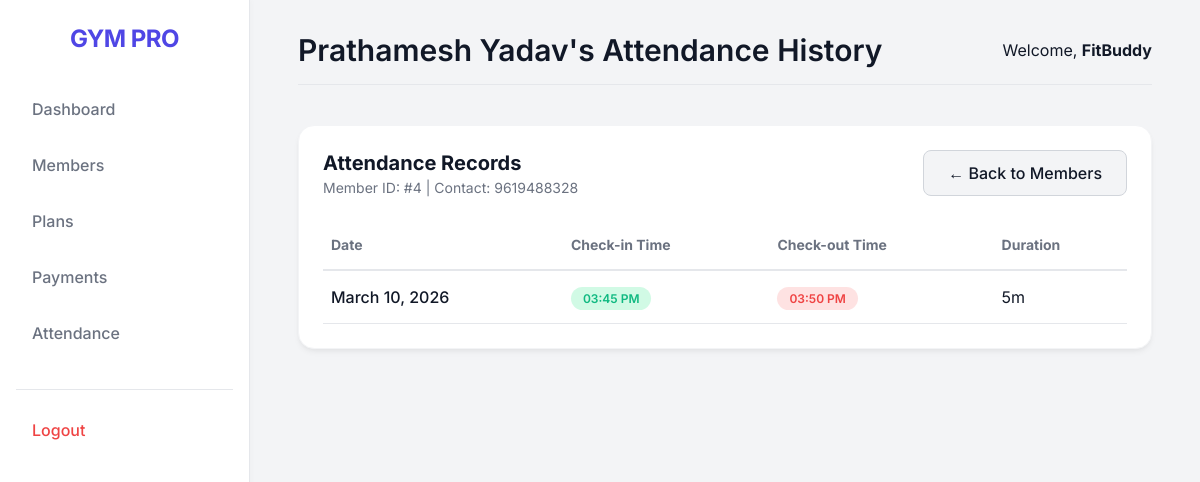
Page /members/4/attendance (signed in) on the committed database.
### app/models.py (models this page shows, shortened)
class Member(db.Model):
    __tablename__ = 'member'
    id = db.Column(db.Integer, primary_key=True)
    full_name = db.Column(db.String(128), nullable=False)
    phone = db.Column(db.String(32), nullable=False)
    email = db.Column(db.String(120))
    join_date = db.Column(db.Date, default=date.today)
    current_plan_id = db.Column(db.Integer, db.ForeignKey('plan.id'))
    plan_expiry_date = db.Column(db.Date)
    user_id = db.Column(db.Integer, db.ForeignKey('staff.id'))
    attendances = db.relationship('Attendance', backref='member', lazy='dynamic')
    payments = db.relationship('Payment', backref='member', lazy='dynamic')
    reminders = db.relationship('Reminder', backref='member', lazy='dynamic', order_by='desc(Reminder.date_sent)')

class User(UserMixin, db.Model):
    __tablename__ = 'staff'
    id = db.Column(db.Integer, primary_key=True)
    username = db.Column(db.String(64), index=True, unique=True, nullable=False)
    email = db.Column(db.String(120), index=True, unique=True, nullable=False)
    password_hash = db.Column(db.String(256), nullable=False)
    plans = db.relationship('Plan', backref='owner', lazy='dynamic')
    members = db.relationship('Member', backref='owner', lazy='dynamic')
    attendances = db.relationship('Attendance', backref='owner', lazy='dynamic')
    payments = db.relationship('Payment', backref='owner', lazy='dynamic')
    expenses = db.relationship('Expense', backref='owner', lazy='dynamic')
    enquiries = db.relationship('Enquiry', backref='owner', lazy='dynamic')
    visitors = db.relationship('Visitor', backref='owner', lazy='dynamic')
    reminders = db.relationship('Reminder', backref='owner', lazy='dynamic')

class Attendance(db.Model):
    __tablename__ = 'attendance'
    id = db.Column(db.Integer, primary_key=True)
    member_id = db.Column(db.Integer, db.ForeignKey('member.id'), nullable=False)
    date = db.Column(db.Date, default=date.today, nullable=False)
    entry_time = db.Column(db.Time, default=lambda: datetime.now().time(), nullable=False)
    exit_time = db.Column(db.Time, nullable=True)
    user_id = db.Column(db.Integer, db.ForeignKey('staff.id'))

### app/routes/members.py (the view)
@bp.route('/<int:id>/attendance')
@login_required
def attendance_history(id):
    member = Member.query.filter_by(id=id, user_id=current_user.id).first_or_404()
    records = Attendance.query.filter_by(member_id=id, user_id=current_user.id).order_by(Attendance.date.desc(), Attendance.entry_time.desc()).all()
    return render_template('members/attendance_history.html', member=member, records=records)

### app/models.py (called while the page is built)
@login.user_loader
def load_user(id):
    return User.query.get(int(id))

### app/templates/members/attendance_history.html
{% extends "base.html" %}
{% block page_title %}{{ member.full_name }}'s Attendance History{% endblock %}
{% block content %}
<div class="card" style="margin-bottom: 2rem;">
    <div style="display: flex; justify-content: space-between; align-items: center; margin-bottom: 1.5rem;">
        <div>
            <h2 style="font-size: 1.25rem;">Attendance Records</h2>
            <p style="color: var(--text-muted); font-size: 0.875rem; margin-top: 0.25rem;">
                Member ID: #{{ member.id }} |
                Contact: {{ member.phone }}
            </p>
        </div>
        <a href="{{ url_for('members.list_members') }}" class="btn" style="background: var(--bg-color); border: 1px solid #D1D5DB; color: var(--text-main); text-decoration: none;">
            &larr; Back to Members
        </a>
    </div>
    <div style="overflow-x: auto;">
        <table style="width: 100%; border-collapse: collapse; text-align: left;">
            <thead>
                <tr style="border-bottom: 2px solid #E5E7EB; color: var(--text-muted); font-size: 0.875rem;">
                    <th style="padding: 1rem 0.5rem;">Date</th>
                    <th style="padding: 1rem 0.5rem;">Check-in Time</th>
                    <th style="padding: 1rem 0.5rem;">Check-out Time</th>
                    <th style="padding: 1rem 0.5rem;">Duration</th>
                </tr>
            </thead>
            <tbody>
                {% for record in records %}
                <tr style="border-bottom: 1px solid #E5E7EB;">
                    <td style="padding: 1rem 0.5rem; font-weight: 500;">
                        {{ record.date.strftime('%B %d, %Y') }}
                    </td>
                    <td style="padding: 1rem 0.5rem;">
                        <span style="background: #D1FAE5; color: var(--success); padding: 0.25rem 0.75rem; border-radius: 9999px; font-size: 0.75rem; font-weight: 600;">
                            {{ record.entry_time.strftime('%I:%M %p') }}
                        </span>
                    </td>
                    <td style="padding: 1rem 0.5rem;">
                        {% if record.exit_time %}
                        <span style="background: #FEE2E2; color: var(--danger); padding: 0.25rem 0.75rem; border-radius: 9999px; font-size: 0.75rem; font-weight: 600;">
                            {{ record.exit_time.strftime('%I:%M %p') }}
                        </span>
                        {% else %}
                        <span style="color: var(--text-muted); font-size: 0.875rem;">Not checked out</span>
                        {% endif %}
                    </td>
                    <td style="padding: 1rem 0.5rem;">
                        {% if record.exit_time %}
                            {% set start = record.entry_time.hour * 60 + record.entry_time.minute %}
                            {% set end = record.exit_time.hour * 60 + record.exit_time.minute %}
                            {% set mins = end - start %}
                            {% if mins < 0 %}
                                {% set mins = mins + 1440 %}
                            {% endif %}
                            {% set hours = mins // 60 %}
                            {% set remaining_mins = mins % 60 %}
                            {% if hours > 0 %}
                                {{ hours }}h {{ remaining_mins }}m
                            {% else %}
                                {{ remaining_mins }}m
                            {% endif %}
                        {% else %}
                            -
                        {% endif %}
                    </td>
                </tr>
                {% else %}
                <tr>
                    <td colspan="4" style="padding: 2rem; text-align: center; color: var(--text-muted);">
                        No attendance records found for this member.
                    </td>
                </tr>
                {% endfor %}
            </tbody>
        </table>
    </div>
</div>
{% endblock %}

### app/templates/base.html (shortened to what this page needs)
<!DOCTYPE html>
<html lang="en">
<head>
</head>
<body>
    {% if current_user.is_authenticated %}
    <aside class="sidebar">
        <a href="{{ url_for('dashboard.index') }}" style="text-decoration: none;">
            <div class="sidebar-brand">GYM PRO</div>
        </a>
        <nav>
            <a href="{{ url_for('dashboard.index') }}" class="nav-link">Dashboard</a>
            <a href="{{ url_for('members.list_members') }}" class="nav-link">Members</a>
            <a href="{{ url_for('members.list_plans') }}" class="nav-link">Plans</a>
            <a href="{{ url_for('payments.list_payments') }}" class="nav-link">Payments</a>
            <a href="{{ url_for('attendance.index') }}" class="nav-link">Attendance</a>
            <div style="margin-top: 2rem; border-top: 1px solid #E5E7EB; padding-top: 1rem;">
                <a href="{{ url_for('auth.logout') }}" class="nav-link" style="color: var(--danger)">Logout</a>
            </div>
        </nav>
    </aside>
    {% endif %}
    <main class="main-content" {% if not current_user.is_authenticated %}style="margin-left: 0; width: 100%; display: flex; justify-content: center; align-items: center;"{% endif %}>
        {% if current_user.is_authenticated %}
        <header class="header">
            <h1>{% block page_title %}Dashboard{% endblock %}</h1>
            <div class="user-info">
                <span>Welcome, <strong>{{ current_user.username }}</strong></span>
            </div>
        </header>
        {% endif %}
        {% block content %}{% endblock %}
    </main>
</body>
</html>

### app/templates/base.html (style rules this page uses)
:root { --primary: #4F46E5; --primary-hover: #4338CA; --bg-color: #F3F4F6; --card-bg: #FFFFFF; --text-main: #111827; --text-muted: #6B7280; --danger: #EF4444; --success: #10B981; --warning: #F59E0B; --sidebar-width: 250px; }
* { margin: 0; padding: 0; box-sizing: border-box; font-family: 'Inter', sans-serif; }
body { background-color: var(--bg-color); color: var(--text-main); display: flex; min-height: 100vh; }
.sidebar { width: var(--sidebar-width); background: var(--card-bg); border-right: 1px solid #E5E7EB; display: flex; flex-direction: column; padding: 1.5rem 1rem; position: fixed; height: 100vh; overflow-y: auto; box-shadow: 2px 0 5px rgba(0,0,0,0.02); }
.sidebar-brand { font-size: 1.5rem; font-weight: 700; color: var(--primary); text-align: center; margin-bottom: 2rem; letter-spacing: -0.5px; }
.nav-link { display: flex; align-items: center; padding: 0.875rem 1rem; color: var(--text-muted); text-decoration: none; border-radius: 0.5rem; margin-bottom: 0.5rem; font-weight: 500; transition: all 0.2s ease; }
.main-content { flex: 1; margin-left: var(--sidebar-width); padding: 2rem 3rem; width: calc(100% - var(--sidebar-width)); }
.header { display: flex; justify-content: space-between; align-items: center; margin-bottom: 2.5rem; padding-bottom: 1rem; border-bottom: 1px solid #E5E7EB; }
.header h1 { font-size: 1.875rem; font-weight: 600; color: var(--text-main); }
.user-info { display: flex; align-items: center; gap: 1rem; }
.card { background: var(--card-bg); border-radius: 1rem; padding: 1.5rem; box-shadow: 0 4px 6px -1px rgba(0, 0, 0, 0.05), 0 2px 4px -1px rgba(0, 0, 0, 0.03); border: 1px solid #F3F4F6; transition: transform 0.2s ease, box-shadow 0.2s ease; }
.btn { display: inline-block; padding: 0.75rem 1.5rem; font-size: 1rem; font-weight: 500; border-radius: 0.5rem; border: none; cursor: pointer; transition: background-color 0.2s, transform 0.1s; text-align: center; text-decoration: none; }

### rows in the picture
Member: full_name "Prathamesh Yadav", id "4", phone "9619488328"
User: username "FitBuddy"
Attendance: date "March 10, 2026", entry_time "03:45 PM", exit_time "03:50 PM", remaining_mins "5"
